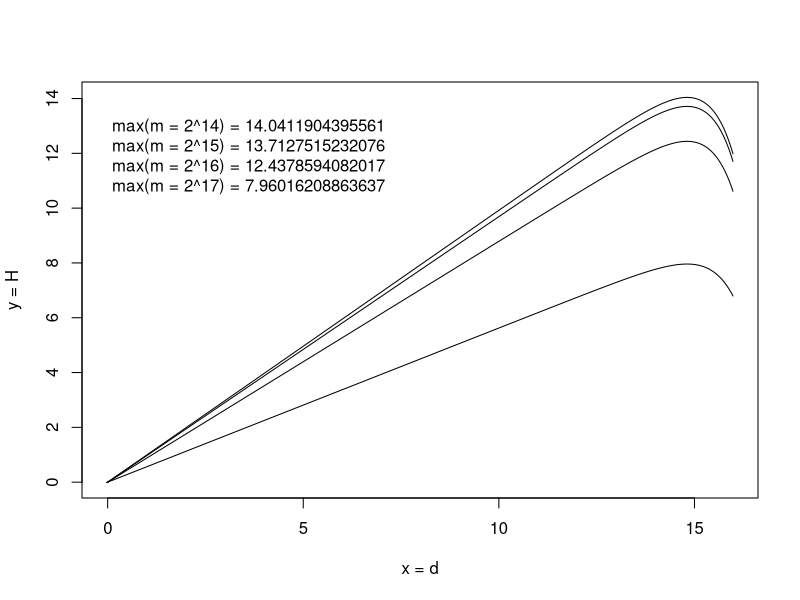

The R source for this figure:
Pndb = function(D, d, m)
	return (1-m^2/(2^D-2^(d-1)+1));
Pmdb = function(D, d)
	return (1-(d*2^(2*d-2)+d*2^(d-1))/(2^D-1));
d_l = 0;
d_r = 16;
SEG = 1000;
d = c(0:SEG-1)/SEG*(d_r-d_l)+d_l;
D = 36;
Hb = function(D, d, m)
	return (Pndb(D, d, m)*Pmdb(D, d)*d*(1-m^2/(2^D-d*m+1)));
Hlm = function(lm)
	return (Hb(D, d, 2^lm));

y14 = Hlm(14);
y15 = Hlm(15);
y16 = Hlm(16);
y17 = Hlm(17);
	
legendStr = paste("max(m = 2^14) =", as.character(max(y14)), 
		  "\nmax(m = 2^15) =", as.character(max(y15)), 
		  "\nmax(m = 2^16) =", as.character(max(y16)), 
		  "\nmax(m = 2^17) =", as.character(max(y17)));
xlabStr = "x = d";
ylabStr = "y = H"	
	
plot(d, y14, type="l", xlab = xlabStr, ylab = ylabStr);
lines(d, y15);
lines(d, y16);
lines(d, y17);
legend("topleft", legendStr, bty="n");
